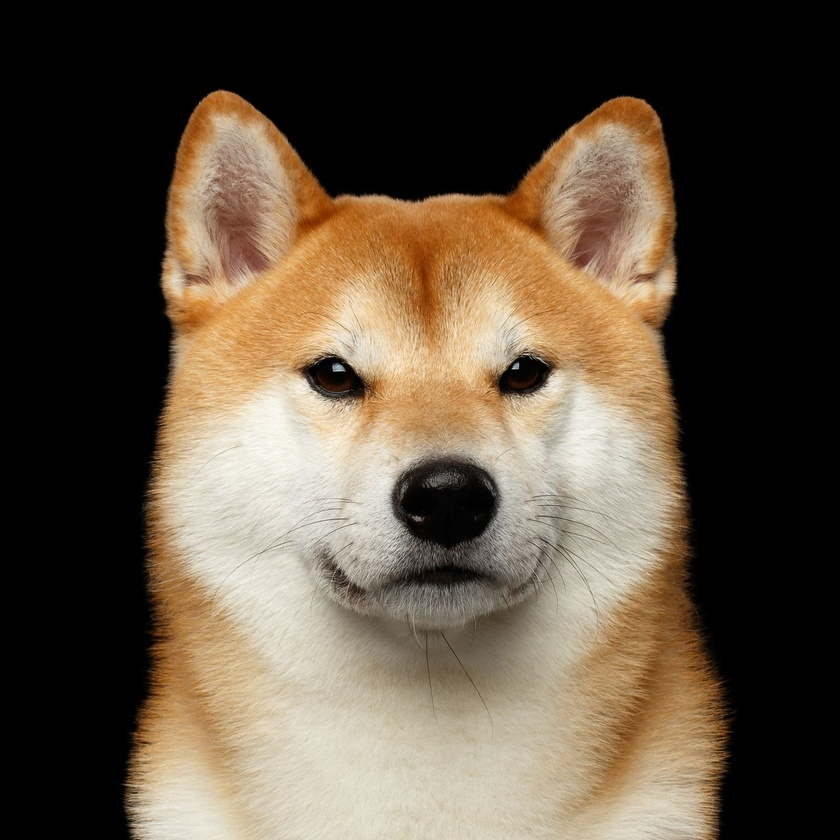
#> input picture shiba.jpeg, 840 x 840 px, shrunk from 1280 x 1280 before the run, found by its file name
$ python unsharp.py
#> lines starting #> are read from the running program, lines starting #| are printed output that depends on the picture; after the words box and inside, x2 and y2 are one past the last pixel; in counts of white or black regions, pixels touching at a corner belong together
#import libraries
from PIL import Image
import numpy as np
import cv2
import math

#read image
path = r'/Users/sirap/Documents/Year_4/year-4-image/shiba.jpeg'
img = cv2.imread(path, 0)
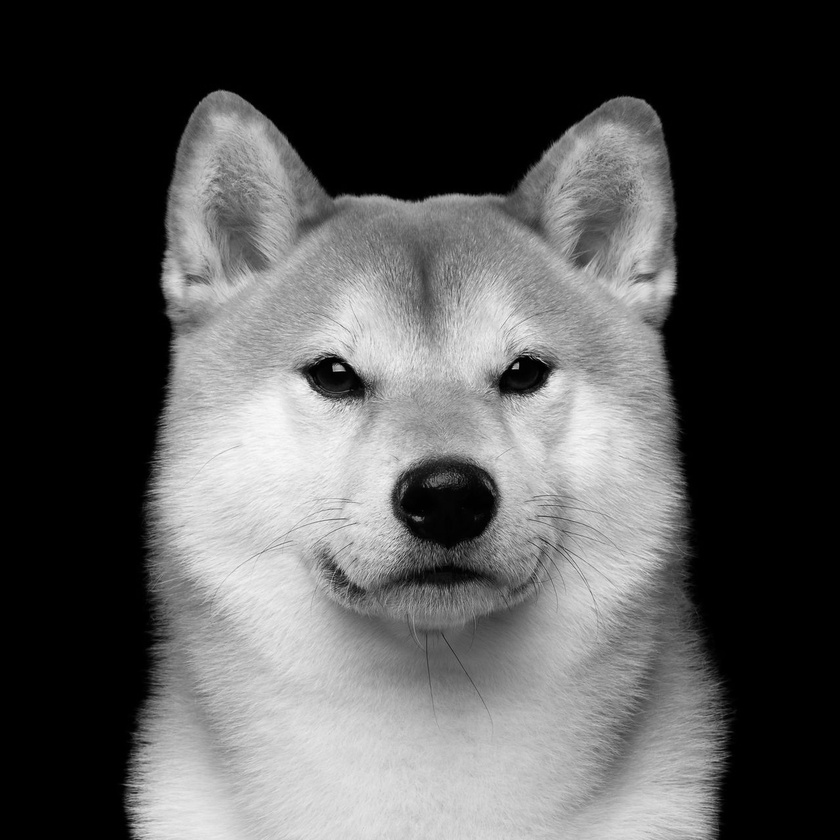
#> img: shape (840, 840); min 0, max 250, mean 84.1

#blur the image using gaussian blurc
gaussian = cv2.GaussianBlur(img, (7, 7),0)

#store images as arrays
img=np.asarray(img)
gaussian=np.asarray(gaussian)

#subtract blurred image from original, then add to original
mask =  img - gaussian
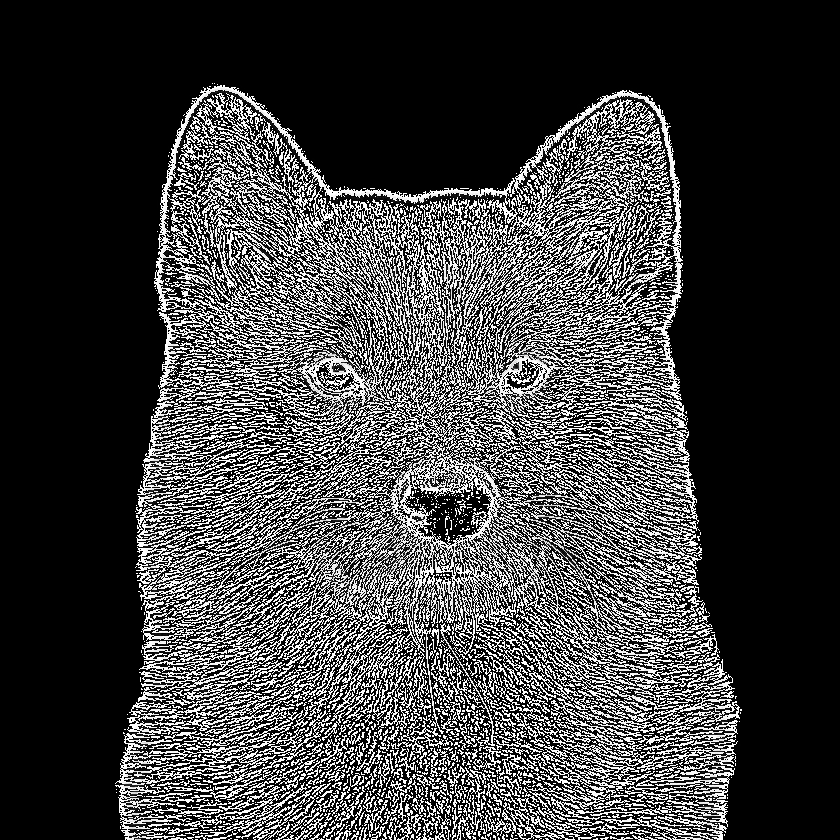
#> mask: shape (840, 840); min 0, max 255, mean 63.7
img_unsharp = img + ( mask * 0.7 )
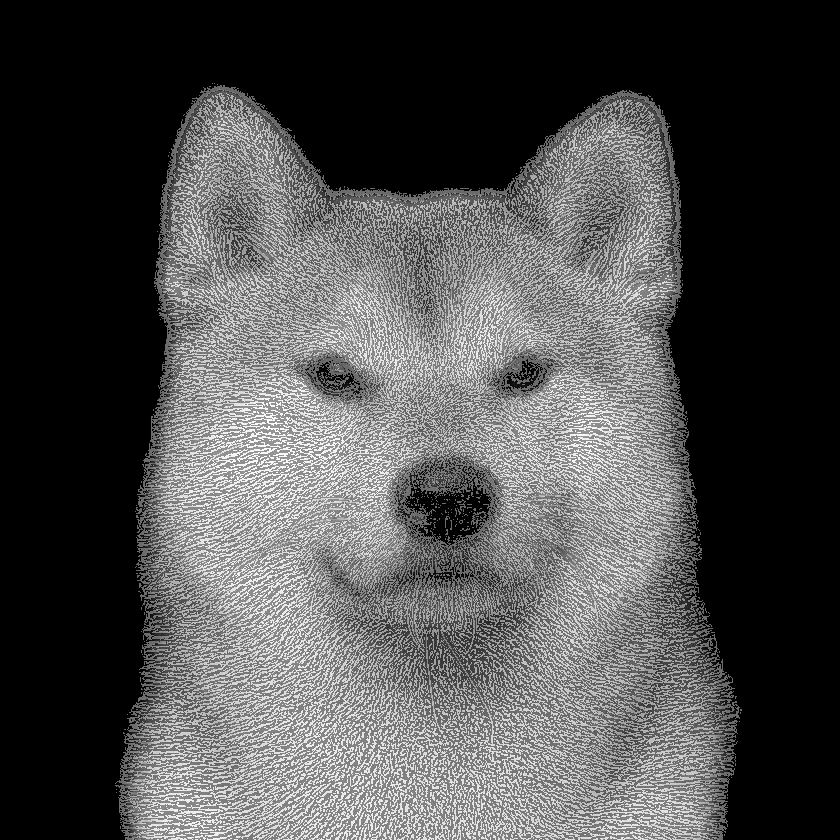
#> img_unsharp: shape (840, 840) float64; min 0, max 423.5, mean 128.8; drawn with min black and max white

#output unsharp image
cv2.imshow('Window', img_unsharp)
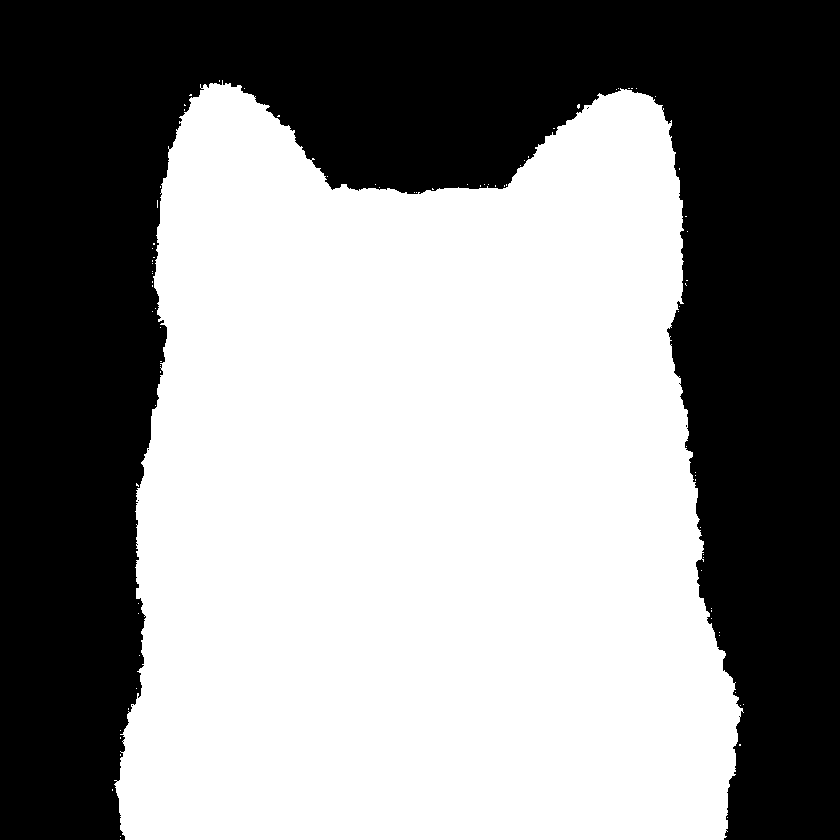
#> window 'Window': shape (840, 840); 54.9% white; 6 black regions (5 under 20 px), largest, box (x1, y1, x2, y2) and area: (0, 0, 840, 840) 318529
cv2.imwrite('unsharp-shiba.png', img_unsharp)
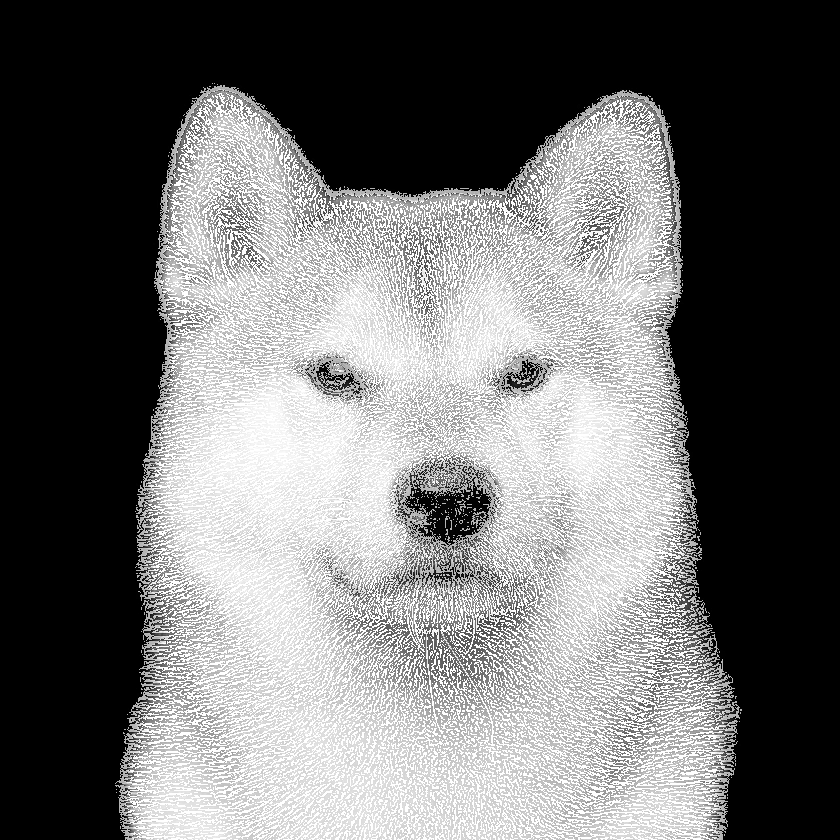
#> saved as unsharp-shiba.png: shape (840, 840); min 0, max 255, mean 111.4
cv2.waitKey(0)

#convert array to image
img_unsharp=Image.fromarray(img_unsharp)
#> img_unsharp: PIL image 840x840 F
img_unsharp

$ run again, with tony.jpeg copied over shiba.jpeg
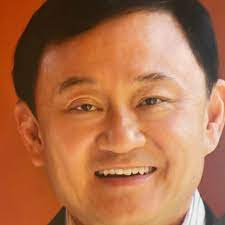
#> input picture tony.jpeg, 225 x 225 px, found by its file name
#> `img_unsharp = img + ( mask * 0.7 )`:
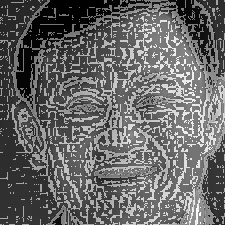
#> img_unsharp: shape (225, 225) float64; min 28, max 412.5, mean 184.5; drawn with min black and max white
#> `cv2.imwrite('unsharp-shiba.png', img_unsharp)`:
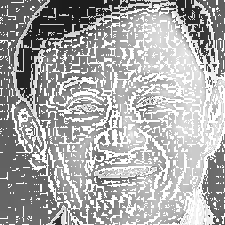
#> saved as unsharp-shiba.png: shape (225, 225); min 28, max 255, mean 169
